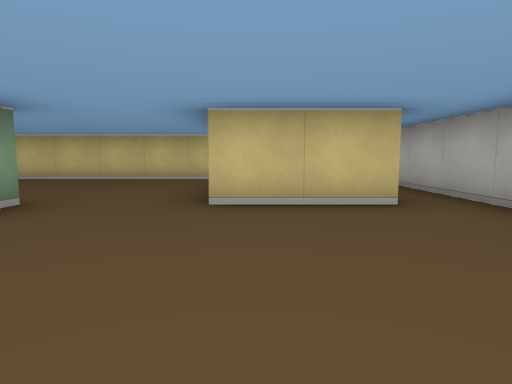
view 1 (above)

18 first-person views from a walk through a cub3D level. The camera is about half as high as the walls, tilts 6° down and sees 75° across. The floor is counted in squares. Each view is taken from the middle of a square. On the plan, view 1 faces up. The plan holds only what a view shows up to about 9 squares ahead; the rest is blank.

view 2
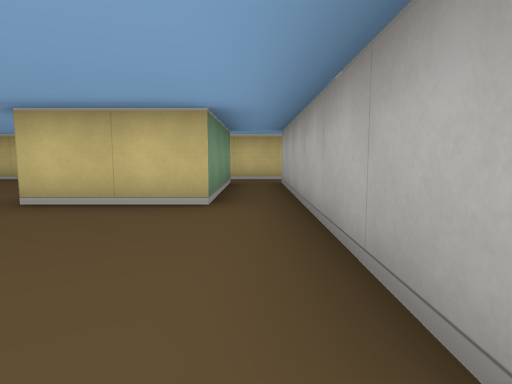

view 3
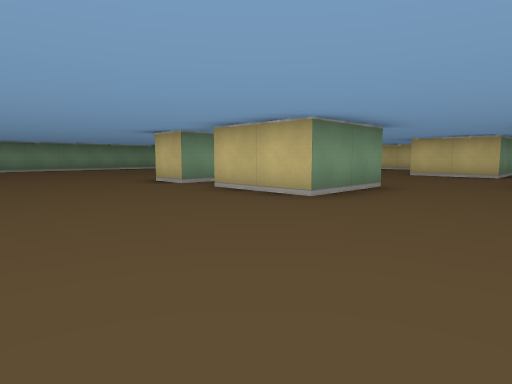

view 4
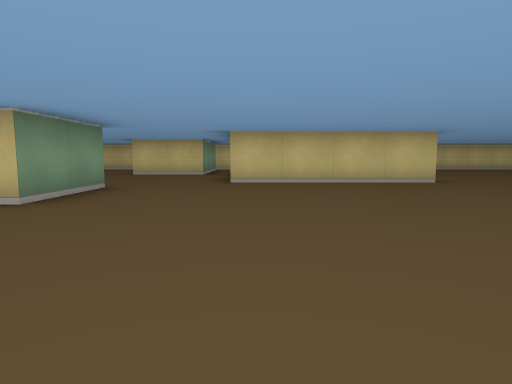

view 5
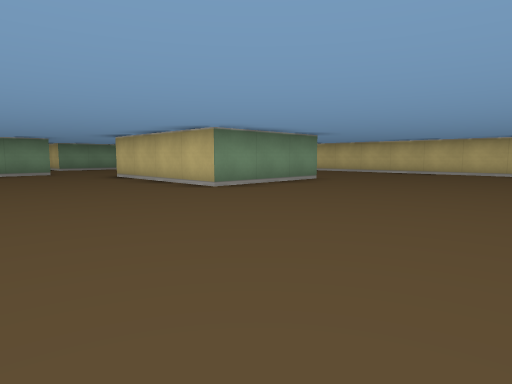

view 6
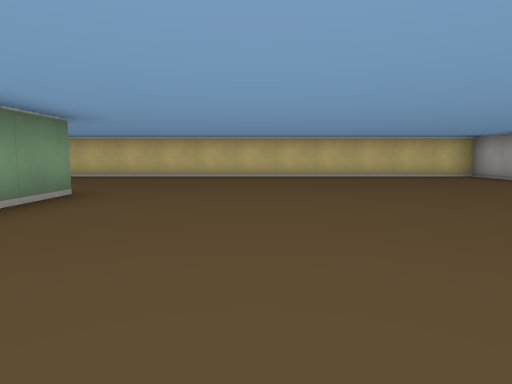

view 7
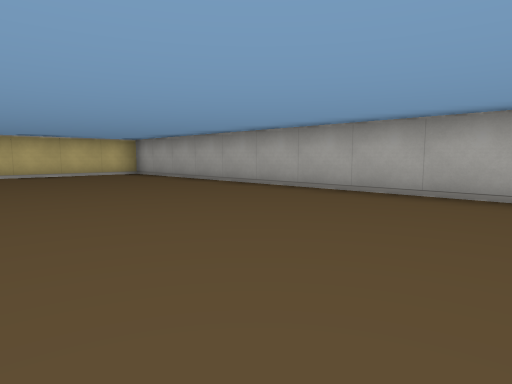

view 8
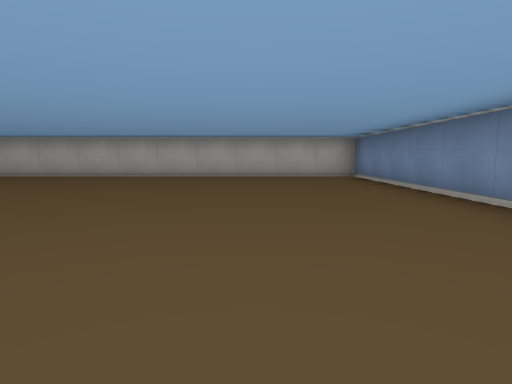

view 9
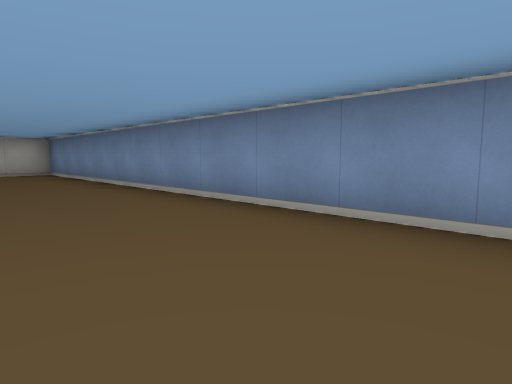

view 10
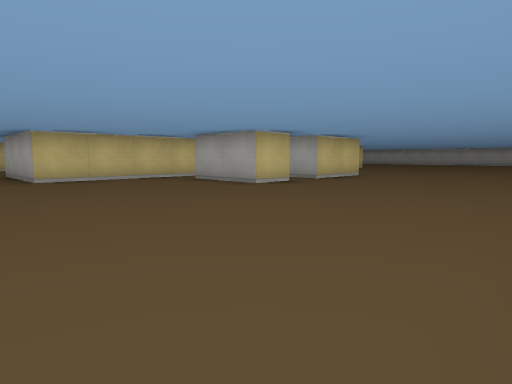

view 11
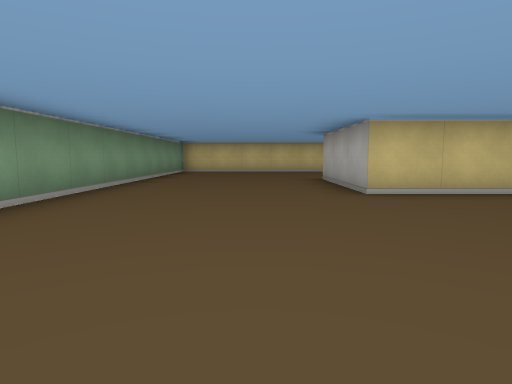

view 12
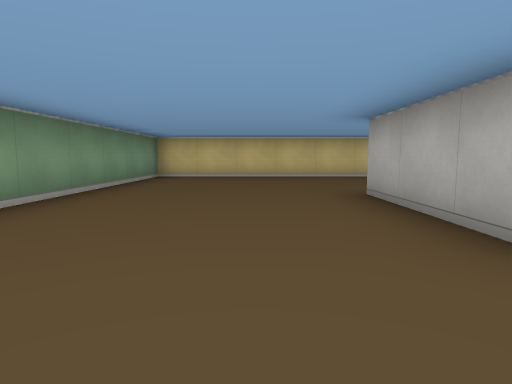

view 13
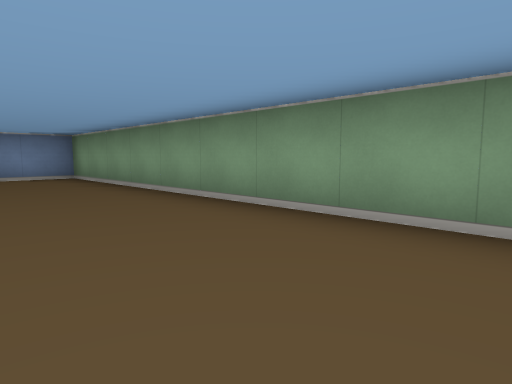

view 14
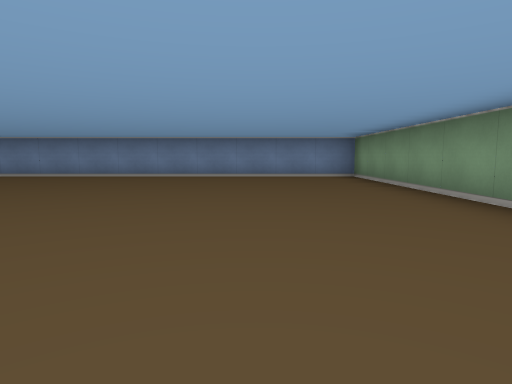

view 15
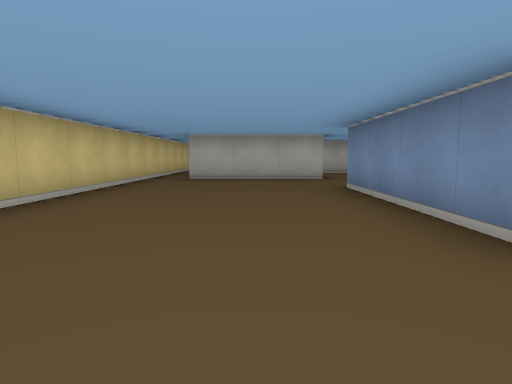

view 16
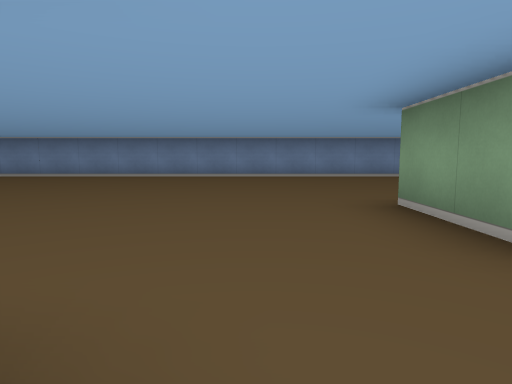

view 17
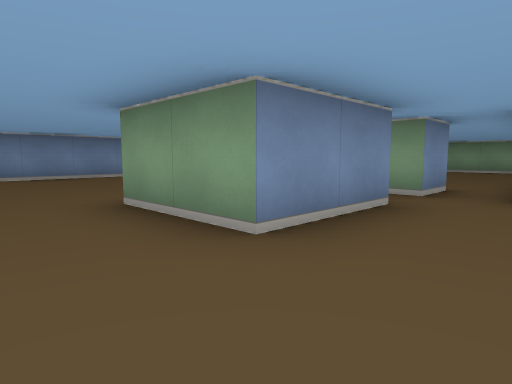

view 18
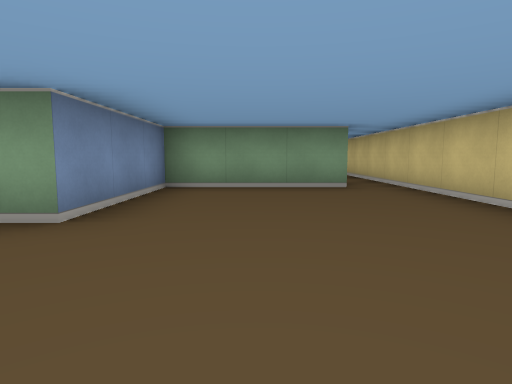

### Floor plan
Points are (right, up) in squares from view 1. A wall is a line through its corners. A room is listed if a view was taken in it or the views show most of it. See-through windows are left out.
Room 1 (views 1, 16, 17)
walls: (2.5, 0.5) (2.5, 6.5); (-1.6, -0.5) (0.5, -0.5) (0.5, -1.5); (-3.5, -0.5) (-2.5, -0.5) (-2.5, -2.5); (-1.5, -2.5) (-1.5, -1.6); (1.5, 6.5) (1.5, 3.5) (-0.5, 3.5); (3.5, 7.5) (-0.5, 7.5)
ways out: opening at (-3, 0) to room 2; opening at (-2, -1.5) to room 2; opening at (0.2, 1) to room 2; opening at (0.5, 7) to room 2; opening at (3, 7) to room 2
Room 2 (views 2, 3, 4, 5, 6, 7, 8, 9, 10, 11, 12, 13, 14, 15, 18)
walls: (0.5, -1.5) (0.5, -2.5) (-1.5, -2.5); (-0.5, 3.5) (-0.5, 6.5); (-2.8, 0.5) (-6.5, 0.5) (-6.5, 3.5); (-2.5, -2.5) (-3.5, -2.5) (-3.5, -0.5); (3.5, 6.6) (3.5, 3.5) (6.5, 3.5) (6.5, 0.5) (2.5, 0.5); (-0.5, 7.5) (-10.5, 7.5) (-10.5, -7.5) (14.5, -7.5) (14.5, 7.5) (3.5, 7.5); (-6.1, 3.5) (-2.5, 3.5)
ways out: opening at (-3, 0) to room 1; opening at (-2, -1.5) to room 1; opening at (0.2, 1) to room 1; opening at (0.5, 7) to room 1; opening at (3, 7) to room 1

Positions as (right, up) in squares from view 1, and headings:
1: (0, 0), facing up
2: (2, 0), facing up
3: (3, -6), facing up-left
4: (3, -6), facing up
5: (11, -3), facing up-left
6: (9, -1), facing up
7: (10, -2), facing up-right
8: (6, -5), facing right
9: (4, -5), facing down-right
10: (-8, -7), facing up-right
11: (-8, -4), facing up
12: (-8, -1), facing up
13: (-8, 1), facing down-left
14: (-8, 1), facing down
15: (-8, 5), facing right
16: (2, 1), facing down
17: (2, 1), facing down-left
18: (9, 5), facing left
